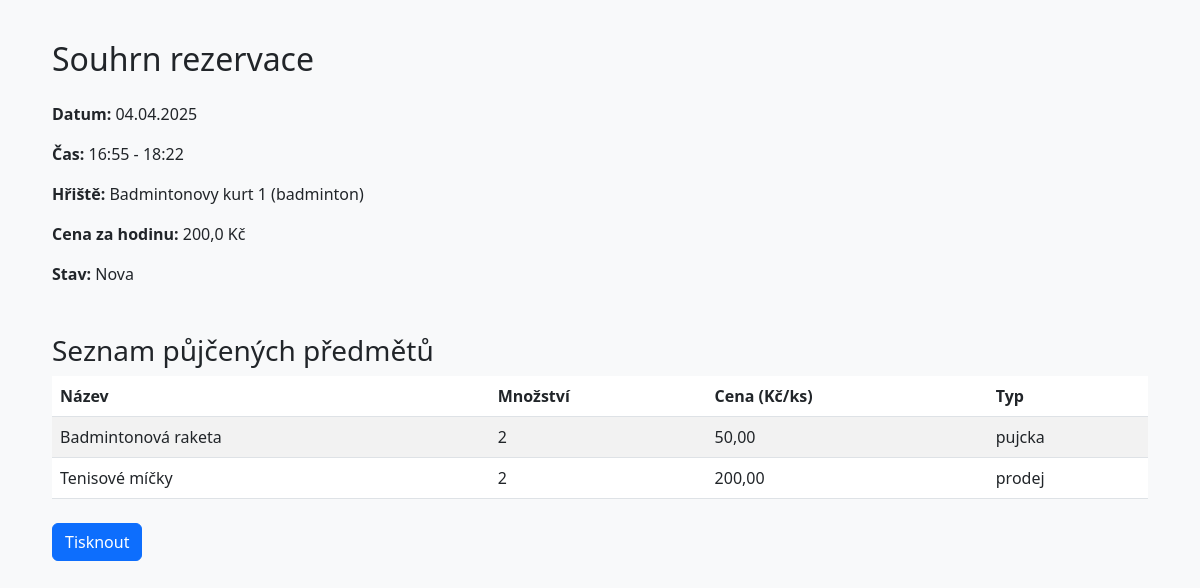
The app's page /rezervace/tisk/20/ with its own data.
### rezervace/models.py (models this page shows, shortened)
class Rezervace(models.Model):
    uzivatel = models.ForeignKey(Uzivatele, on_delete=models.CASCADE, related_name='rezervace')
    hriste = models.ForeignKey(Hriste, on_delete=models.CASCADE, related_name='rezervace')
    datum = models.DateField()
    cas_zacatku = models.TimeField()
    cas_konce = models.TimeField()
    stav = models.CharField(max_length=20, choices=RESERVATION_STATUS_CHOICES, default='nova')
    popis = models.TextField(blank=True, null=True)
    vytvoreno = models.DateTimeField(default=timezone.now)
    naposledy_upraveno = models.DateTimeField(auto_now=True)
    cena = models.FloatField()

class Hriste(models.Model):
    nazev = models.CharField(max_length=100)
    typ = models.CharField(max_length=50)
    popis = models.TextField()
    cena_hodina = models.DecimalField(max_digits=8, decimal_places=2)
    kapacita = models.IntegerField()
    aktivni = models.BooleanField(default=True)

class RezervaceZapujcky(models.Model):
    rezervace = models.ForeignKey(Rezervace, on_delete=models.CASCADE, related_name='zapujcky')
    zapujcka = models.ForeignKey(Zapujcky, on_delete=models.CASCADE, related_name='rezervace')
    mnozstvi = models.IntegerField()
    cena_za_kus = models.DecimalField(max_digits=8, decimal_places=2)
    class Meta:
        unique_together = ('rezervace', 'zapujcka')  # Composite primary key

class Zapujcky(models.Model):
    nazev = models.CharField(max_length=100)
    popis = models.TextField()
    cena_pujceni = models.DecimalField(max_digits=8, decimal_places=2)
    cena_prodeje = models.DecimalField(max_digits=8, decimal_places=2)
    typ = models.CharField(max_length=20, choices=RENTAL_TYPE_CHOICES)
    aktivni = models.BooleanField(default=True)

### rezervace/views.py (the view)
# urls.py: path('rezervace/tisk/<int:rez_id>/', views.tisk_rezervace, name='tisk_rezervace'),
def tisk_rezervace(request, rez_id):
    rezervace = get_object_or_404(Rezervace, id=rez_id)
    zapujcky = RezervaceZapujcky.objects.filter(rezervace=rezervace)
    return render(request, 'rezervace/tisk.html', {'rezervace': rezervace, 'zapujcky': zapujcky})

### templates/rezervace/tisk.html (shortened to what this page needs)
<!DOCTYPE html>
<html lang="cs">
<head>
  <link href="https://cdn.jsdelivr.net/npm/bootstrap@5.3.0/dist/css/bootstrap.min.css" rel="stylesheet">
  {% load static %}
  <link rel="stylesheet" href="{% static 'style.css' %}">
</head>
<body>
  <div class="container">
      <h2 class="mb-4">Souhrn rezervace</h2>
      <p><strong>Datum:</strong> {{ rezervace.datum|date:"d.m.Y" }}</p>
      <p><strong>Čas:</strong> {{ rezervace.cas_zacatku|time:"H:i" }} - {{ rezervace.cas_konce|time:"H:i" }}</p>
      <p><strong>Hřiště:</strong> {{ rezervace.hriste.nazev }} ({{ rezervace.hriste.typ }})</p>
      <p><strong>Cena za hodinu:</strong> {{ rezervace.cena }} Kč</p>
      <p><strong>Stav:</strong> {{ rezervace.get_stav_display }}</p>
      <h3 class="mt-5">Seznam půjčených předmětů</h3>
      {% if zapujcky %}
        <table class="table table-striped">
          <thead>
            <tr>
              <th>Název</th>
              <th>Množství</th>
              <th>Cena (Kč/ks)</th>
              <th>Typ</th>
            </tr>
          </thead>
          <tbody>
            {% for zapujcka in zapujcky %}
              <tr>
                <td>{{ zapujcka.zapujcka.nazev }}</td>
                <td>{{ zapujcka.mnozstvi }}</td>
                <td>{{ zapujcka.cena_za_kus }}</td>
                <td>{{ zapujcka.zapujcka.typ }}</td>
              </tr>
            {% endfor %}
          </tbody>
        </table>
      {% else %}
        <p>Nebyly zapujčeny žádne předměty</p>
      {% endif %}
      <div class="mt-4 no-print">
        <button onclick="window.print()" class="btn btn-primary">Tisknout</button>
      </div>
  </div>
</body>
</html>

### templates/rezervace/tisk.html (style rules this page uses)
body { background-color: #f8f9fa; padding: 40px; }

### records on screen
Rezervace: datum "04.04.2025", cas_zacatku "16:55", cas_konce "18:22", hriste.nazev "Badmintonovy kurt 1", hriste.typ "badminton", cena "200,0", stav "Nova"
RezervaceZapujcky: zapujcka.nazev "Badmintonová raketa", mnozstvi "2", cena_za_kus "50,00", zapujcka.typ "pujcka"
RezervaceZapujcky: zapujcka.nazev "Tenisové míčky", mnozstvi "2", cena_za_kus "200,00", zapujcka.typ "prodej"
